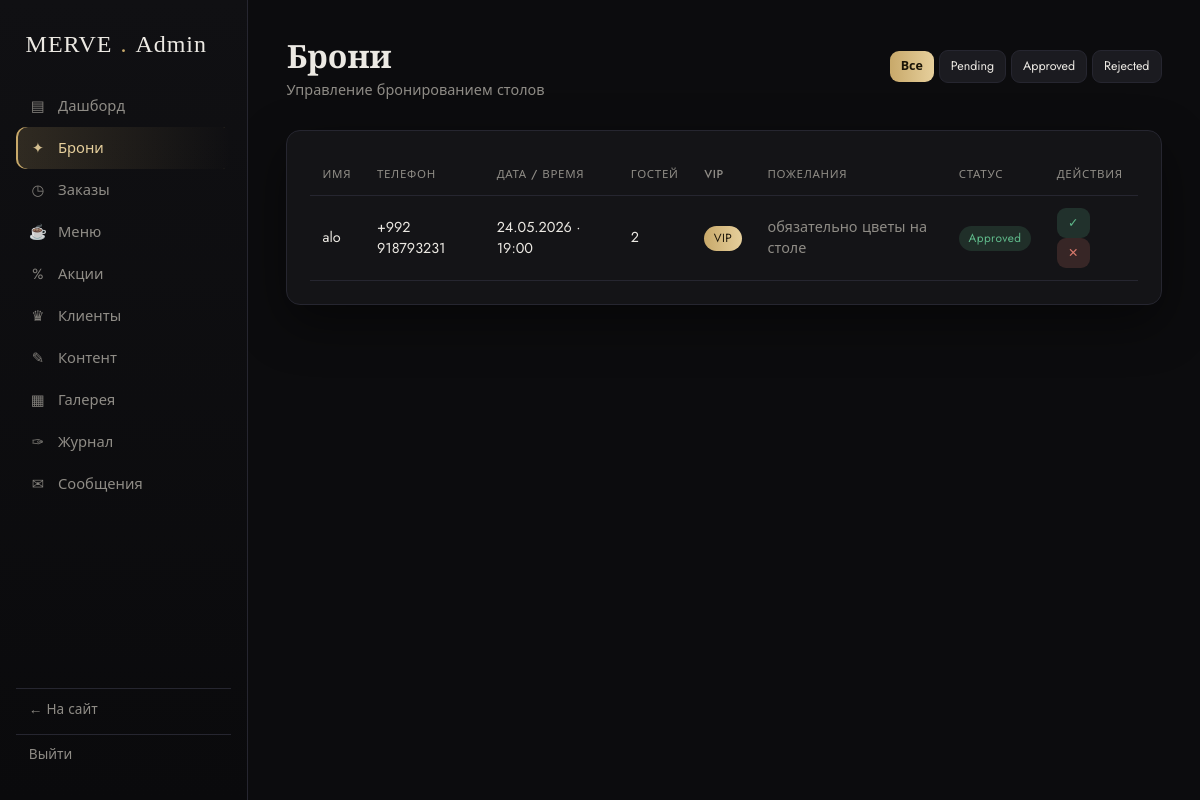
Screenshot of /admin/bookings (signed in) with the database file from the repository.
### app/models.py (models this page shows)
class Booking(db.Model):
    __tablename__ = "bookings"
    id = db.Column(db.Integer, primary_key=True)
    user_id = db.Column(db.Integer, db.ForeignKey("users.id"), nullable=True)
    name = db.Column(db.String(120), nullable=False)
    phone = db.Column(db.String(40), nullable=False)
    guests = db.Column(db.Integer, default=2)
    res_date = db.Column(db.Date, nullable=False)
    res_time = db.Column(db.String(10), nullable=False)
    special_request = db.Column(db.Text, default="")
    is_vip = db.Column(db.Boolean, default=False)
    status = db.Column(db.String(20), default="Pending")  # Pending | Approved | Rejected
    created_at = db.Column(db.DateTime, default=datetime.utcnow)

### app/blueprints/admin.py (the view)
@admin_bp.route("/bookings")
def bookings():
    status = request.args.get("status", "")
    q = Booking.query
    if status:
        q = q.filter_by(status=status)
    rows = q.order_by(Booking.created_at.desc()).all()
    return render_template("admin/bookings.html", rows=rows, status=status)

### app/blueprints/admin.py (called while the page is built)
@admin_bp.before_request
@login_required
def guard():
    if not current_user.is_admin:
        from flask import abort
        abort(403)

### app/models.py (called while the page is built)
@login_manager.user_loader
def load_user(user_id):
    return db.session.get(User, int(user_id))

    @property
    def is_admin(self) -> bool:
        return self.role == "admin"

### app/templates/admin/bookings.html (shortened to what this page needs)
{% extends "admin/base_admin.html" %}
{% block content %}
<div class="admin-head">
  <div><h1>Брони</h1><div class="sub">Управление бронированием столов</div></div>
  <div>
    {% for s in ['', 'Pending', 'Approved', 'Rejected'] %}
    <a class="btn {{ 'btn-gold' if status==s else 'btn-ghost' }} btn-sm" href="{{ url_for('admin.bookings', status=s) }}">{{ s or 'Все' }}</a>
    {% endfor %}
  </div>
</div>
<div class="panel">
  <table class="tbl">
    <thead><tr><th>Имя</th><th>Телефон</th><th>Дата / время</th><th>Гостей</th><th>VIP</th><th>Пожелания</th><th>Статус</th><th>Действия</th></tr></thead>
    <tbody>
    {% for b in rows %}
      <tr>
        <td>{{ b.name }}</td>
        <td>{{ b.phone }}</td>
        <td>{{ b.res_date.strftime('%d.%m.%Y') }} · {{ b.res_time }}</td>
        <td>{{ b.guests }}</td>
        <td>{% if b.is_vip %}<span class="pill vip">VIP</span>{% else %}—{% endif %}</td>
        <td class="muted">{{ b.special_request or '—' }}</td>
        <td><span class="pill {{ b.status|lower }}">{{ b.status }}</span></td>
        <td>
          <form class="inline-form" method="post" action="{{ url_for('admin.booking_action', bid=b.id, action='accept') }}"><button class="btn btn-green btn-sm">✓</button></form>
          <form class="inline-form" method="post" action="{{ url_for('admin.booking_action', bid=b.id, action='reject') }}"><button class="btn btn-red btn-sm">✕</button></form>
        </td>
      </tr>
    {% else %}<tr><td colspan="8" class="muted">Броней нет</td></tr>{% endfor %}
    </tbody>
  </table>
</div>
{% endblock %}

### app/static/css/admin.css (style rules this page uses)
:root { --a-bg:#0c0c0e; --a-panel:#141417; --a-panel-2:#1b1b20; --a-line:#262630; --a-gold:#c8a96a; --a-gold-soft:#e6cf9c; --a-text:#ece9e3; --a-muted:#8f8c86; --a-green:#5fb98a; --a-red:#d97a6c; --a-blue:#7fa8d9; --a-amber:#d9b86c; --a-radius:14px; --a-shadow:0 18px 50px rgba(0,0,0,.45); }
* { box-sizing:border-box }
body.admin { margin:0;background:var(--a-bg);color:var(--a-text); font-family:"Jost",system-ui,sans-serif;font-size:15px;line-height:1.5; -webkit-font-smoothing:antialiased; }
a { color:inherit;text-decoration:none }
h1,h2,h3,h4 { font-family:"Cormorant Garamond","Jost",serif;font-weight:600;margin:0 }
.admin-head { display:flex;justify-content:space-between;align-items:center;margin-bottom:1.8rem;gap:1rem;flex-wrap:wrap }
.admin-head h1 { font-size:2rem }
.admin-head .sub { color:var(--a-muted);font-size:.9rem }
.panel { background:var(--a-panel);border:1px solid var(--a-line);border-radius:var(--a-radius);padding:1.4rem;box-shadow:var(--a-shadow) }
.tbl { width:100%;border-collapse:collapse;font-size:.9rem }
.tbl th,.tbl td { text-align:left;padding:.75rem .8rem;border-bottom:1px solid var(--a-line);vertical-align:middle }
.tbl th { color:var(--a-muted);font-weight:500;text-transform:uppercase;font-size:.72rem;letter-spacing:.06em }
.pill { display:inline-block;padding:.22rem .6rem;border-radius:999px;font-size:.74rem;letter-spacing:.04em }
.pill.approved,.pill.delivered { background:rgba(95,185,138,.16);color:var(--a-green) }
.pill.vip { background:linear-gradient(90deg,var(--a-gold),var(--a-gold-soft));color:#1a1408 }
.btn { display:inline-flex;align-items:center;gap:.4rem;border:none;cursor:pointer;border-radius:9px; padding:.55rem 1rem;font-size:.85rem;font-family:inherit;transition:.2s;text-decoration:none }
.btn-gold { background:linear-gradient(90deg,var(--a-gold),var(--a-gold-soft));color:#1a1408;font-weight:600 }
.btn-ghost { background:var(--a-panel-2);color:var(--a-text);border:1px solid var(--a-line) }
.btn-green { background:rgba(95,185,138,.18);color:var(--a-green) }
.btn-red { background:rgba(217,122,108,.18);color:var(--a-red) }
.btn-sm { padding:.38rem .7rem;font-size:.78rem }
.inline-form { display:inline }
.muted { color:var(--a-muted) }

### rows the page displays
Booking: name "alo", phone "+992 918793231", res_date "24.05.2026", res_time "19:00", guests "2", is_vip "VIP", special_request "обязательно цветы на столе", status "Approved"

### other values shown
{{ s or 'Все' }} "Все" "Pending" "Approved" "Rejected"
